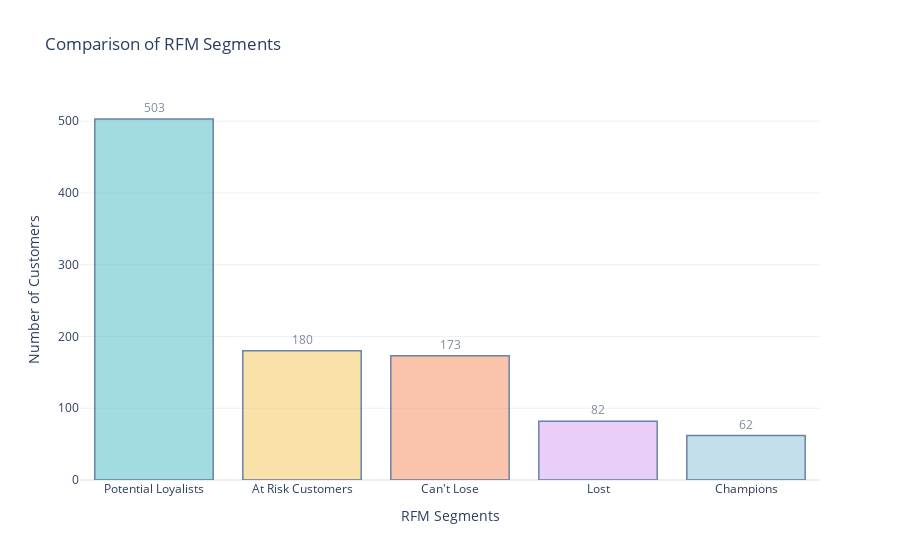

Notebook source saved alongside this figure:
### Markdown cell above
### Number of Customers in each RFM Segment

### Code cell
import plotly.colors

pastel_colors = px.colors.qualitative.Pastel
segment_counts = data['RFM Customer Segments'].value_counts()
display(segment_counts)

# Create a bar chart to compare segment counts
fig = go.Figure(data=[go.Bar(x=segment_counts.index, y=segment_counts.values, 
                             marker_color=pastel_colors, text=segment_counts.values, 
                             textposition='outside')])

# Set the color of the Champions segment as a different color
champions_color = 'rgb(158, 202, 225)'
fig.update_traces(marker_color=[champions_color if segment == 'Champions' else pastel_colors[i]
                                for i, segment in enumerate(segment_counts.index)],
                  marker_line_color='rgb(8, 48, 107)',
                  marker_line_width=1.5, opacity=0.6)

# Update the layout
fig.update_layout(title='Comparison of RFM Segments',
                  xaxis_title='RFM Segments',
                  yaxis_title='Number of Customers',
                  showlegend=False)

fig.show()

### Figure 1 — Plotly figure (JSON) as saved in the notebook; plotly's stock layout.template omitted (floating-point values rounded to 4 significant figures)
{"data": [{"marker": {"color": ["rgb(102, 197, 204)", "rgb(246, 207, 113)", "rgb(248, 156, 116)", "rgb(220, 176, 242)", "rgb(158, 202, 225)"], "line": {"color": "rgb(8, 48, 107)", "width": 1.5}}, "opacity": 0.6, "text": [503, 180, 173, 82, 62], "textposition": "outside", "type": "bar", "x": ["Potential Loyalists", "At Risk Customers", "Can't Lose", "Lost", "Champions"], "y": [503, 180, 173, 82, 62]}], "layout": {"showlegend": false, "title": {"text": "Comparison of RFM Segments"}, "xaxis": {"title": {"text": "RFM Segments"}}, "yaxis": {"title": {"text": "Number of Customers"}}}}
